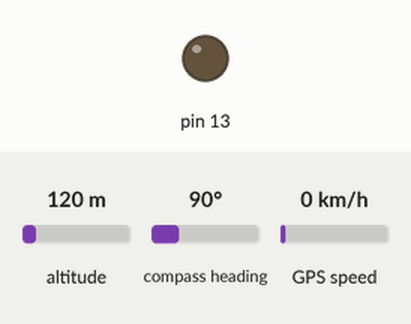
This sketch was run on a simulated Arduino Uno, built with avr-gcc and run on an emulated ATmega328P. Shown: output pins drawn as LEDs (lit = HIGH). The test bench sets the inputs (shaded band); at power-on: altitude 120 m, compass heading 90°, GPS speed 0 km/h. The GPS gets a fix after 3 s at 37.7749, -122.4194 with 8 satellites; what the sketch prints to the serial monitor is not drawn.

Above: at 0.1 s.
At 4.6 s:
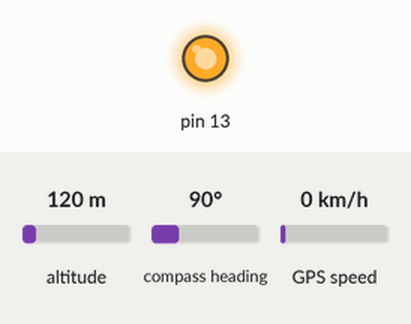
Timing chart, 0 to 6.1 s (numbered marks = the images above):
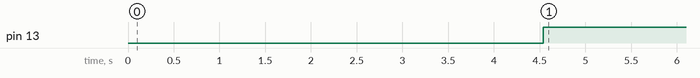

The sketch:

0_Tracker_EEPROM.ino
```cpp
#include <TinyGPS++.h>
#include <SoftwareSerial.h>
#include <EEPROM.h>
#include "GyverTimer.h"
//==============================================================
//#define FistInitial //раздефанить для забивки EEPROM дефолтными значениями
//#define TestFunctions //использовать тестовые функции
// раздефайнить или задефайнить для использования функций вывода в консоль
#define DEBUG_1_ENABLE
#define DEBUG_2_ENABLE
#define DEBUG_3_ENABLE

#ifdef DEBUG_1_ENABLE
#define DEBUG_ln_1(x) Serial.println(x)
#define DEBUG_1(x) Serial.print(x)
#else
#define DEBUG_ln_1(x)
#define DEBUG_1(x)
#endif

#ifdef DEBUG_2_ENABLE
#define DEBUG_ln_2(x) Serial.println(x)
#define DEBUG_2(x) Serial.print(x)
#else
#define DEBUG_ln_2(x)
#define DEBUG_2(x)
#endif

#ifdef DEBUG_3_ENABLE
#define DEBUG_ln_3(x) Serial.println(x)
#define DEBUG_3(x) Serial.print(x)
#else
#define DEBUG_ln_3(x)
#define DEBUG_3(x)
#endif

//==============================================================
#define PhonesAdress 0 //0-39
#define OptionsStructAdress 40 //40-47
#define LastWritingStructAdress 48 //48-68
#define GPSstartAdress 72 //72-1024
//==============================================================
TinyGPSPlus gps;
SoftwareSerial GPS_Port(5, 4);
//==============================================================

float  last_Add_LAT, last_Add_LNG, Fresh_LAT, Fresh_LNG;               // переменные расстояния
TinyGPSDate Fresh_date;
TinyGPSTime Fresh_time;
int Fresh_Speed;
bool FreshGPSData = false;    //свежие данные с GPS получены и обработаны

//60000 = 1мин
#define OldGPSDataTime 60000 * 10
#define GPSReadTime 1000  //время чтения данных c GPS
GTimer GPSReadTimer(MS);
GTimer GPSFreshTimer(MS); //таймер для подсчета насколько свежие GPS данные получены
//==============================================================

struct OptionsStruct { //стартовый адрес 40-47
  byte SleepMode = 0;

  byte LastWritingOPT_Adres = LastWritingStructAdress;
  long MaxWriteCount = 1000000;
  byte FistLoad = 200;
};

struct LastWritingStruct {//стартовый адрес 48-68
  int LastAdress = GPSstartAdress; //для хранения координат в структуре 69-1024
  long WriteCount = 0;
};

struct GpsDataStruct {//стартовый адрес 69-1024
  float LAT = 0;
  float LNG = 0;

  byte Speed = 0;
  byte Month = 0;
  byte Day = 0;

  byte Hour = 0;
  byte Min = 0;
  byte Sec = 0;

  byte StatusCode = 0;
};

String Phones = "111111111111_222222222222_333333333333"; // админские телефоны стартовый адрес 0
OptionsStruct OptionsSTR; //переменная для основных хранимых опций
LastWritingStruct LastWritingSTR; //переменная для хранения ссылок на посленюю сохраненную координату в памяти
GpsDataStruct GPSData; //переменная для загрузки последней сохраненной координаты


void voidFunc() {} //если в главном файле нет никаких функций, то происходит какой то глюк компиляции, из-за которого в других вкладках не видно структур
```

1_Setup_and_Initial.ino
```cpp
void setup()
{
  GPS_Port.begin(9600); // скорость обмена с GPS часто именно 9600, но встречается и 4800

#ifdef DEBUG_1_ENABLE || DEBUG_2_ENABLE|| DEBUG_3_ENABLE
  Serial.begin(9600);
#endif
  DEBUG_ln_1(F("======================================================================"));

#ifdef DEBUG_2_ENABLE
  //зажигаем светодиод, что GPS получен
  pinMode(13, OUTPUT);
  digitalWrite(13, LOW);
#endif

#ifdef FistInitial
  DEBUG_2(F("OptionsStruct size ")); DEBUG_ln_2(sizeof(OptionsStruct));
  DEBUG_2(F("LastWritingStruct size ")); DEBUG_ln_2(sizeof(LastWritingStruct));
  DEBUG_2(F("GpsDataStruct size ")); DEBUG_ln_2(sizeof(GpsDataStruct));
  DEBUG_ln_2(F("-----------------------------------------"));

  InitializingOptions();
  LoadFullOptions();

  while (1) delay(1000000);
#endif

  LoadOptions(); //загрузить опции из ROM

#ifdef TestFunctions
  Test_WR_Data();
#endif

#ifdef DEBUG_1_ENABLE
  PrintFull_Options();//выводим в консоль все опции
  PrintlnFull_GPS_Data(); //выводим все данные GPS
#endif

  //загружаем последние данные в переменные для сравнения новых
  last_Add_LAT = GPSData.LAT;
  last_Add_LNG = GPSData.LNG;
}
```

2_loop.ino
```cpp
void loop()
{
  Read_GPS_Port(); // читаем данные с GPS пока больше нечего обрабатывать

  if (GPSFreshTimer.isReady()) {
    FreshGPSData = false;  //сбрасываем флаг свежести GPS данных
    DEBUG_ln_2(F("FreshGPSData = false"));
  }
#ifdef DEBUG_2_ENABLE
  //зажигаем светодиод, что свежие GPS данные получены
  digitalWrite(13, FreshGPSData);
#endif


  CheckAndSaveGPS();  // проверяем считанные данные GPS и сохраняем при необходимости
  DEBUG_ln_3(F(" ---------------------------LOOP--------------------- "));
  delay(1000);
}
```

FistInitial_Functions.ino
```cpp
#ifdef FistInitial
void InitializingOptions() {
  Phones = "111111111111_222222222222_333333333333";
  SavePhones();
  OptionsSTR.SleepMode = 0;
  OptionsSTR.LastWritingOPT_Adres = LastWritingStructAdress;
  OptionsSTR.MaxWriteCount = 1000;

#ifdef TestFunctions
  OptionsSTR.MaxWriteCount = 10; //для теста уменьшием количество записей на ячейку
#endif

  OptionsSTR.FistLoad = 200;
  WriteOptionsStruct();
  //--------------------------------
  LastWritingSTR.LastAdress = GPSstartAdress;
  LastWritingSTR.WriteCount = 0;

  int LastWritingOPT_AdresTemp = LastWritingStructAdress;
  while (LastWritingOPT_AdresTemp < LastWritingStructAdress + (4 * sizeof(LastWritingStruct))) {
    eeprom_update_block((void*)&LastWritingSTR, LastWritingOPT_AdresTemp, sizeof(LastWritingStruct));
    LastWritingOPT_AdresTemp += sizeof(LastWritingStruct);
  }

  //---------------------------------
  long D = 1;
  float lat1 = 55;
  float lng1 = 45;
  int lastGPSADRTemp = GPSstartAdress;
  while (lastGPSADRTemp < 1023 - sizeof(GpsDataStruct))
  {
    GPSData.LAT = lat1;
    GPSData.LNG = lng1 ;

    GPSData.Speed = D;
    GPSData.Month = D;
    GPSData.Day = D;

    GPSData.Hour = D;
    GPSData.Min = D;
    GPSData.Sec = D;

    GPSData.StatusCode = D;

    eeprom_update_block((void*)&GPSData, lastGPSADRTemp, sizeof(GpsDataStruct));
    DEBUG_1(F("Write GPS Adress: "));  DEBUG_ln_1(lastGPSADRTemp);
    lastGPSADRTemp += sizeof(GpsDataStruct);
    D++;
    float f = (float)D / 100 + (float)D / 1000;
    lat1 = lat1 + f;
    lng1 = lng1 + f;
  }

  DEBUG_ln_1(F("FistInitial_Complite"));

  //while (1) delay(100000000);
}


void LoadFullOptions() {
  LoadOptions();
  PrintFull_Options();
  DEBUG_ln_1(F("========================"));
  //---------------------------------

  int lastGPSADRTemp = GPSstartAdress;
  while (lastGPSADRTemp < 1023 - sizeof(GpsDataStruct))
  {
    ReadGPSDataTO_CONST(lastGPSADRTemp);

    DEBUG_ln_1(lastGPSADRTemp);
    DEBUG_ln_1(GPSData.LAT);
    DEBUG_ln_1(GPSData.LNG);

    DEBUG_ln_1(GPSData.Speed);
    DEBUG_ln_1(GPSData.Month);
    DEBUG_ln_1(GPSData.Day);

    DEBUG_ln_1(GPSData.Hour);
    DEBUG_ln_1(GPSData.Min);
    DEBUG_ln_1(GPSData.Sec);

    lastGPSADRTemp += sizeof(GpsDataStruct);
  }

  DEBUG_ln_1(F("FistInitial Test_Complite"));

  // while (1) delay(100000000);
}

void ReadGPSDataTO_CONST(int adress) {
  eeprom_read_block((void*)&GPSData, adress, sizeof(GpsDataStruct));
}

#endif

#ifdef TestFunctions

void Test_WR_Data()
{
  for (int i = 0; i < 100; i++) {
    GpsDataStruct DataTemp;

    DataTemp.LAT = i;
    DataTemp.LNG = i;

    DataTemp.Speed = i;

    DataTemp.Month = i;
    DataTemp.Day = i;

    DataTemp.Hour = i;
    DataTemp.Min = i;
    DataTemp.Sec = i;

    DataTemp.StatusCode = 0;

    WriteGPSData(DataTemp);
  }

  DEBUG_ln_1(F("-----------------------------------------"));

  LoadOptions(); //загрузить опции из ROM
  PrintFull_Options();//выводим в консоль все опции
  PrintlnFull_GPS_Data(); //выводим все данные GPS

  while (1) delay(1000000);

}

#endif
```

GPS_Functions.ino
```cpp
void Read_GPS_Port() {  // читаем данные с GPS и рассшифровываем сразу

  GPSReadTimer.setInterval(GPSReadTime); // запуск в режиме таймаута
  DEBUG_ln_3(F(" Read_GPS_Port Start "));

  while (GPS_Port.available() && !GPSReadTimer.isReady()) { //пока не истечет таймер, читаем данные с GPS
    gps.encode(GPS_Port.read());
  }
  DEBUG_ln_3(F(" Read_GPS_Port Stop "));
}

void CheckAndSaveGPS() {
  if (gps.location.isValid() && gps.date.isValid()) { // проверка на FIX и отсутствие нулей в координатах
    if ((gps.location.lat() != 1) && (gps.location.lng() != 1) && (gps.location.lat() != 0) && (gps.location.lng() != 0))
    {
      int Distance = 50; //если скорость больше Х км/ч то дистанцию сохранения надо увеличить
      if (gps.speed.kmph() > 110) Distance = 160;
      else if (gps.speed.kmph() > 80) Distance = 120;
      else if (gps.speed.kmph() > 50) Distance = 80;


      Fresh_LAT = gps.location.lat();
      Fresh_LNG = gps.location.lng();
      Fresh_date = gps.date;
      Fresh_time = gps.time;
      Fresh_Speed = gps.speed.kmph();
      FreshGPSData = true; //данные обновлены
      GPSFreshTimer.setTimeout(OldGPSDataTime); //сбрасываем отсчет таймера устаревания данных GPS

      if ((float)TinyGPSPlus::distanceBetween(Fresh_LAT, Fresh_LNG, last_Add_LAT, last_Add_LNG) > Distance) //если растояние сместилось более X м - пишем в лог
      {
        saveGPS_to_EEprom();
        last_Add_LAT = Fresh_LAT;
        last_Add_LNG = Fresh_LNG;
      }
    }
  }
}

// функция сохарение данных в EEPROM
void saveGPS_to_EEprom() {

  GPSData.LAT = gps.location.lat();
  GPSData.LNG = gps.location.lng() ;

  GPSData.Speed = gps.speed.kmph();

  GPSData.Month = gps.date.month();
  GPSData.Day = gps.date.day();

  GPSData.Hour = gps.time.hour();
  GPSData.Min = gps.time.minute();
  GPSData.Sec = gps.time.second();

  GPSData.StatusCode = 0;

  WriteGPSData(GPSData);

#ifdef DEBUG_1_ENABLE
  String Temp = GPS_Data_ToString(GPSData);
  DEBUG_1(F(" DataSaved: ")); DEBUG_ln_1(Temp);
#endif
}
```

WR_All_Options.ino
```cpp
void SavePhones() {
  char ch[39];
  Phones.toCharArray(ch, 39);
  DEBUG_3("save: "); DEBUG_ln_3(ch);
  //eeprom_write_block((void*)&ch, PhonesAdress, sizeof(ch));
  EEPROM.put(PhonesAdress, ch);
}

void LoadPhones() {
  char message[39];
  EEPROM.get(PhonesAdress, message);
  //DEBUG_ln_3(message);
  //DEBUG_ln_3(String(message));
  Phones =  String(message);
  //DEBUG_ln_3(Phones);
}


void LoadOptions() {
  LoadPhones();
  eeprom_read_block((void*)&OptionsSTR, OptionsStructAdress, sizeof(OptionsStruct)); //основные опции
  eeprom_read_block((void*)&LastWritingSTR, OptionsSTR.LastWritingOPT_Adres, sizeof(LastWritingStruct));

  GPSData = Load_Last_GPS_Data();
}

GpsDataStruct Load_Last_GPS_Data() { //загрузить последние сохраненные GPS данные из eepROM
  return ReadGPSData(LastWritingSTR.LastAdress);
}

GpsDataStruct ReadGPSData(int adress) {
  GpsDataStruct GPSDataTemp;
  eeprom_read_block((void*)&GPSDataTemp, adress, sizeof(GpsDataStruct));
  return GPSDataTemp;
}

String Get_Last_GPS_Data_String(int LastCount, int Start) { //выводим максимум 16 строк, а то оперативки не хватит

  if (LastCount > 16) LastCount = 16;


  GpsDataStruct GPSDataTemp;
  int lastGPSADRTemp = LastWritingSTR.LastAdress;
  int countFull = 0; //считаем количество уже выведенных данных
  int countBreak = 0; //считаем количество уже выведенных данных
  String ret;

  while (lastGPSADRTemp >= GPSstartAdress && countFull < LastCount) //считываем все старые координаты до старта секции памяти
  {
    if (countBreak < Start) {
      countBreak++;
      lastGPSADRTemp -= sizeof(GpsDataStruct);
      continue;
    }

    GPSDataTemp = ReadGPSData(lastGPSADRTemp);
    // Print_GPS_Data(GPSDataTemp, lastGPSADRTemp);
    ret += GPS_Data_ToString(GPSDataTemp) + "\n";

    countFull++;
    lastGPSADRTemp -= sizeof(GpsDataStruct);
  }

  lastGPSADRTemp = 1017; //конечный адрес последней записи в памяти

  while (lastGPSADRTemp > LastWritingSTR.LastAdress && countFull < LastCount) //считываем до последней записи
  {
    if (countBreak < Start) {
      countBreak++;
      lastGPSADRTemp -= sizeof(GpsDataStruct);
      continue;
    }

    GPSDataTemp = ReadGPSData(lastGPSADRTemp);
    //Print_GPS_Data(GPSDataTemp, lastGPSADRTemp);
    ret +=  GPS_Data_ToString(GPSDataTemp) + "\n";

    countFull++;
    lastGPSADRTemp -= sizeof(GpsDataStruct);
  }

  return ret;
}


#ifdef DEBUG_1_ENABLE
void PrintlnFull_GPS_Data() {

  GpsDataStruct GPSDataTemp;
  int lastGPSADRTemp = LastWritingSTR.LastAdress + sizeof(GpsDataStruct);

  String ret;
  int CountOUT = 0;//считаем количество строк, тк более 30 вывести оперативки не хватит
  while (lastGPSADRTemp < 1023 - sizeof(GpsDataStruct)) //считываем все старые координаты до конца памяти
  {
    GPSDataTemp = ReadGPSData(lastGPSADRTemp);


#ifdef TestFunctions
    ret += String(lastGPSADRTemp) + " \t" + GPS_Data_ToString(GPSDataTemp) + "\n";
#else
    ret += GPS_Data_ToString(GPSDataTemp) + "\n";
#endif

    CountOUT++;
    if (CountOUT >= 10) {
      DEBUG_ln_1(ret); //выводим накопившееся
      CountOUT = 0; //обнуляем счетчик и переменную вывода
      ret = "";
    }

    lastGPSADRTemp += sizeof(GpsDataStruct);
  }

  lastGPSADRTemp = GPSstartAdress; //считываем до последней записи

  while (lastGPSADRTemp <= LastWritingSTR.LastAdress)//считываем до последней записи
  {
    GPSDataTemp = ReadGPSData(lastGPSADRTemp);

#ifdef TestFunctions
    ret += String(lastGPSADRTemp) + " \t" + GPS_Data_ToString(GPSDataTemp) + "\n";
#else
    ret += GPS_Data_ToString(GPSDataTemp) + "\n";
#endif

    CountOUT++;
    if (CountOUT >= 10) {
      DEBUG_ln_1(ret); //выводим накопившееся
      CountOUT = 0; //обнуляем счетчик и переменную вывода
      ret = "";
    }

    lastGPSADRTemp += sizeof(GpsDataStruct);
  }
  DEBUG_ln_1(ret); //выводим остатки
}

#endif

#ifdef DEBUG_2_ENABLE
void Print_GPS_Data(GpsDataStruct Data, int Adress) { //вывести в консоль GPS данные

  DEBUG_ln_2(Adress);
  DEBUG_ln_2(Data.LAT);
  DEBUG_ln_2(Data.LNG);

  DEBUG_ln_2(Data.Speed);
  DEBUG_ln_2(Data.Month);
  DEBUG_ln_2(Data.Day);

  DEBUG_ln_2(Data.Hour);
  DEBUG_ln_2(Data.Min);
  DEBUG_ln_2(Data.Sec);
}

#endif

String GPS_Data_ToString(GpsDataStruct Data) {
  char sd[22];
  sprintf(sd, "KmH %02d/%02d,%02d:%02d:%02d",  Data.Day, Data.Month, Data.Hour, Data.Min, Data.Sec);

  char LAT[10];
  char LNG[10];
  dtostrf(Data.LAT, 4, 4, LAT);
  dtostrf(Data.LNG, 4, 4, LNG);

  return String( LAT) + "," + String( LNG) + "," + String(Data.Speed) + String(sd);
}

#ifdef DEBUG_1_ENABLE
void PrintFull_Options() { //вывести все опции в консоль

  DEBUG_1(F("AdminPhones:  ")); DEBUG_ln_1(Phones);
  eeprom_read_block((void*)&OptionsSTR, OptionsStructAdress, sizeof(OptionsStruct)); //основные опции

  DEBUG_ln_1(F("----------Options-----------"));
  DEBUG_1(F("Options Adress: ")); DEBUG_1(OptionsStructAdress);
  DEBUG_1(F("; SleepMode: ")); DEBUG_1(OptionsSTR.SleepMode);
  DEBUG_1(F("; LastWritingOPT_Adres: ")); DEBUG_1(OptionsSTR.LastWritingOPT_Adres);
  DEBUG_1(F("; MaxWriteCount: "));  DEBUG_1(OptionsSTR.MaxWriteCount);
  DEBUG_1(F("; FistLoad: ")); DEBUG_ln_1(OptionsSTR.FistLoad);
  DEBUG_ln_1(F("----------------------------"));

  int LastWritingOPT_AdresTemp = LastWritingStructAdress;
  while (LastWritingOPT_AdresTemp < LastWritingStructAdress + (4 * sizeof(LastWritingStruct))) {

    LastWritingStruct LW_temp;

    eeprom_read_block((void*)&LW_temp, LastWritingOPT_AdresTemp, sizeof(LastWritingStruct));

    DEBUG_1(F("LW_Options Adress: ")); DEBUG_1(LastWritingOPT_AdresTemp);
    DEBUG_1(F("; GPS_LastAdress: ")); DEBUG_1(LW_temp.LastAdress);
    DEBUG_1(F("; WriteCount: ")); DEBUG_ln_1(LW_temp.WriteCount);
    DEBUG_ln_1(F("----------------------------"));

    LastWritingOPT_AdresTemp += sizeof(LastWritingStruct);
  }
}
#endif


void WriteOptionsStruct() {
  DEBUG_ln_2(F("WriteOptionsStruct"));
  eeprom_update_block((void*)&OptionsSTR, OptionsStructAdress, sizeof(OptionsStruct));
}

void WriteLastWritingStruct() {
  if (LastWritingSTR.WriteCount >=  OptionsSTR.MaxWriteCount) { //превысили разрешенное количество записей на ячейку
    DEBUG_ln_2(F("Previsili Max Whiting Per Bait"));

    LastWritingSTR.WriteCount = 0;
    OptionsSTR.LastWritingOPT_Adres += sizeof(LastWritingStruct);

    if (OptionsSTR.LastWritingOPT_Adres >= LastWritingStructAdress + (4 * sizeof(LastWritingStruct))) { //выработали все разрешенные ячейки, начинаем заново
      DEBUG_ln_2(F("Reload From Start"));
      OptionsSTR.LastWritingOPT_Adres = LastWritingStructAdress;
    }

    WriteOptionsStruct();//перезаписываем опции тк адрес ячейки изменился
  }

  DEBUG_3(F("WriteLastWritingStruct adress: ")); DEBUG_3(OptionsSTR.LastWritingOPT_Adres);
  DEBUG_3(F(" Count: ")); DEBUG_3(LastWritingSTR.WriteCount);
  DEBUG_3(F(" MaxWR: ")); DEBUG_ln_3(OptionsSTR.MaxWriteCount);

  eeprom_update_block((void*)&LastWritingSTR, OptionsSTR.LastWritingOPT_Adres, sizeof(LastWritingStruct));
}

void WriteGPSData(GpsDataStruct Data) {
  if (LastWritingSTR.LastAdress + sizeof(GpsDataStruct) > 1023 - sizeof(GpsDataStruct)) { //достигли конца ячеек ROM начинаем заново
    LastWritingSTR.LastAdress = GPSstartAdress;
  }
  else {
    LastWritingSTR.LastAdress += sizeof(GpsDataStruct);
  }

  LastWritingSTR.WriteCount++;

  WriteLastWritingStruct();//записываем обновление последнего адреса в спец структуру

  DEBUG_3(F("WriteGPSData adress: \t\t")); DEBUG_ln_3(LastWritingSTR.LastAdress);

  eeprom_update_block((void*)&Data, LastWritingSTR.LastAdress, sizeof(GpsDataStruct)); //записываем данные
}
```

Measured:
- by itself, pin 13: LOW → HIGH at 4.5 s
